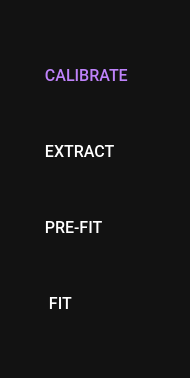
        <widget class="QFrame" name="menu_frame">
         <property name="sizePolicy">
          <sizepolicy hsizetype="Minimum" vsizetype="Expanding">
           <horstretch>0</horstretch>
           <verstretch>0</verstretch>
          </sizepolicy>
         </property>
         <property name="minimumSize">
          <size>
           <width>190</width>
           <height>0</height>
          </size>
         </property>
         <property name="maximumSize">
          <size>
           <width>190</width>
           <height>16777215</height>
          </size>
         </property>
         <property name="styleSheet">
          <string notr="true">QFrame {
	color: white;
	background-color: rgb(18, 18, 18);
}

QPushButton {	
	text-align: left;
	color: white;
	border: none;
	background-color: transparent;
}
QPushButton:hover {
	color: rgb(190, 130, 250);
}

QPushButton:checked {	
	color: rgb(190, 130, 250);
}</string>
         </property>
         <property name="frameShape">
          <enum>QFrame::NoFrame</enum>
         </property>
         <property name="frameShadow">
          <enum>QFrame::Raised</enum>
         </property>
         <layout class="QGridLayout" name="gridLayout_2">
          <property name="leftMargin">
           <number>37</number>
          </property>
          <property name="topMargin">
           <number>0</number>
          </property>
          <property name="rightMargin">
           <number>20</number>
          </property>
          <property name="bottomMargin">
           <number>0</number>
          </property>
          <item row="5" column="0">
           <widget class="QPushButton" name="modeFitButton">
            <property name="minimumSize">
             <size>
              <width>120</width>
              <height>70</height>
             </size>
            </property>
            <property name="maximumSize">
             <size>
              <width>120</width>
              <height>70</height>
             </size>
            </property>
            <property name="font">
             <font>
              <family>Roboto Medium</family>
              <pointsize>-1</pointsize>
              <fontweight>Light</fontweight>
             </font>
            </property>
            <property name="styleSheet">
             <string notr="true">font-size: 16px;</string>
            </property>
            <property name="text">
             <string>   FIT</string>
            </property>
            <property name="icon">
             <iconset resource="resources.qrc">
              <normaloff>:/icons/svg/cil-speedometer.svg</normaloff>:/icons/svg/cil-speedometer.svg</iconset>
            </property>
            <property name="iconSize">
             <size>
              <width>24</width>
              <height>24</height>
             </size>
            </property>
            <property name="checkable">
             <bool>true</bool>
            </property>
            <property name="autoExclusive">
             <bool>true</bool>
            </property>
           </widget>
          </item>
          <item row="3" column="0" colspan="2">
           <widget class="QPushButton" name="modeTagButton">
            <property name="minimumSize">
             <size>
              <width>120</width>
              <height>70</height>
             </size>
            </property>
            <property name="maximumSize">
             <size>
              <width>120</width>
              <height>70</height>
             </size>
            </property>
            <property name="font">
             <font>
              <family>Roboto Medium</family>
              <pointsize>-1</pointsize>
              <fontweight>Light</fontweight>
             </font>
            </property>
            <property name="styleSheet">
             <string notr="true">font-size: 16px;</string>
            </property>
            <property name="text">
             <string>  EXTRACT</string>
            </property>
            <property name="icon">
             <iconset resource="resources.qrc">
              <normaloff>:/icons/svg/cil-location-pin.svg</normaloff>:/icons/svg/cil-location-pin.svg</iconset>
            </property>
            <property name="iconSize">
             <size>
              <width>24</width>
              <height>24</height>
             </size>
            </property>
            <property name="checkable">
             <bool>true</bool>
            </property>
            <property name="autoExclusive">
             <bool>true</bool>
            </property>
           </widget>
          </item>
          <item row="0" column="0">
           <spacer name="verticalSpacer_14">
            <property name="orientation">
             <enum>Qt::Vertical</enum>
            </property>
            <property name="sizeType">
             <enum>QSizePolicy::Fixed</enum>
            </property>
            <property name="sizeHint" stdset="0">
             <size>
              <width>20</width>
              <height>20</height>
             </size>
            </property>
           </spacer>
          </item>
          <item row="2" column="0" colspan="2">
           <widget class="QPushButton" name="modeSelectButton">
            <property name="minimumSize">
             <size>
              <width>120</width>
              <height>70</height>
             </size>
            </property>
            <property name="maximumSize">
             <size>
              <width>120</width>
              <height>70</height>
             </size>
            </property>
            <property name="font">
             <font>
              <family>Roboto Medium</family>
              <pointsize>-1</pointsize>
              <fontweight>Light</fontweight>
             </font>
            </property>
            <property name="styleSheet">
             <string notr="true">font-size: 16px;</string>
            </property>
            <property name="text">
             <string>  CALIBRATE</string>
            </property>
            <property name="icon">
             <iconset resource="resources.qrc">
              <normaloff>:/icons/svg/cil-list.svg</normaloff>:/icons/svg/cil-list.svg</iconset>
            </property>
            <property name="iconSize">
             <size>
              <width>24</width>
              <height>24</height>
             </size>
            </property>
            <property name="checkable">
             <bool>true</bool>
            </property>
            <property name="checked">
             <bool>true</bool>
            </property>
            <property name="autoExclusive">
             <bool>true</bool>
            </property>
           </widget>
          </item>
          <item row="1" column="0" colspan="2">
           <widget class="QPushButton" name="toggleMenuButton">
            <property name="sizePolicy">
             <sizepolicy hsizetype="Preferred" vsizetype="Preferred">
              <horstretch>0</horstretch>
              <verstretch>0</verstretch>
             </sizepolicy>
            </property>
            <property name="minimumSize">
             <size>
              <width>0</width>
              <height>0</height>
             </size>
            </property>
            <property name="maximumSize">
             <size>
              <width>16777215</width>
              <height>16777215</height>
             </size>
            </property>
            <property name="layoutDirection">
             <enum>Qt::LeftToRight</enum>
            </property>
            <property name="styleSheet">
             <string notr="true">QPushButton {	
	border: none;
	background-color: transparent;
}
QPushButton:hover {
	background-color: rgb(52, 59, 72);
}
QPushButton:pressed {	
	background-color: rgb(85, 170, 255);
}</string>
            </property>
            <property name="text">
             <string/>
            </property>
            <property name="icon">
             <iconset resource="resources.qrc">
              <normaloff>:/icons/svg/cil-menu.svg</normaloff>:/icons/svg/cil-menu.svg</iconset>
            </property>
            <property name="iconSize">
             <size>
              <width>24</width>
              <height>24</height>
             </size>
            </property>
            <property name="autoDefault">
             <bool>false</bool>
            </property>
            <property name="flat">
             <bool>false</bool>
            </property>
           </widget>
          </item>
          <item row="4" column="0" colspan="2">
           <widget class="QPushButton" name="modePrefitButton">
            <property name="minimumSize">
             <size>
              <width>120</width>
              <height>70</height>
             </size>
            </property>
            <property name="maximumSize">
             <size>
              <width>120</width>
              <height>70</height>
             </size>
            </property>
            <property name="font">
             <font>
              <family>Roboto Medium</family>
              <pointsize>-1</pointsize>
              <fontweight>Light</fontweight>
             </font>
            </property>
            <property name="styleSheet">
             <string notr="true">font-size: 16px;</string>
            </property>
            <property name="text">
             <string>  PRE-FIT</string>
            </property>
            <property name="icon">
             <iconset resource="resources.qrc">
              <normaloff>:/icons/svg/cil-chart-line.svg</normaloff>:/icons/svg/cil-chart-line.svg</iconset>
            </property>
            <property name="iconSize">
             <size>
              <width>24</width>
              <height>24</height>
             </size>
            </property>
            <property name="checkable">
             <bool>true</bool>
            </property>
            <property name="autoExclusive">
             <bool>true</bool>
            </property>
           </widget>
          </item>
          <item row="6" column="1">
           <spacer name="verticalSpacer_3">
            <property name="orientation">
             <enum>Qt::Vertical</enum>
            </property>
            <property name="sizeHint" stdset="0">
             <size>
              <width>20</width>
              <height>40</height>
             </size>
            </property>
           </spacer>
          </item>
         </layout>
        </widget>
